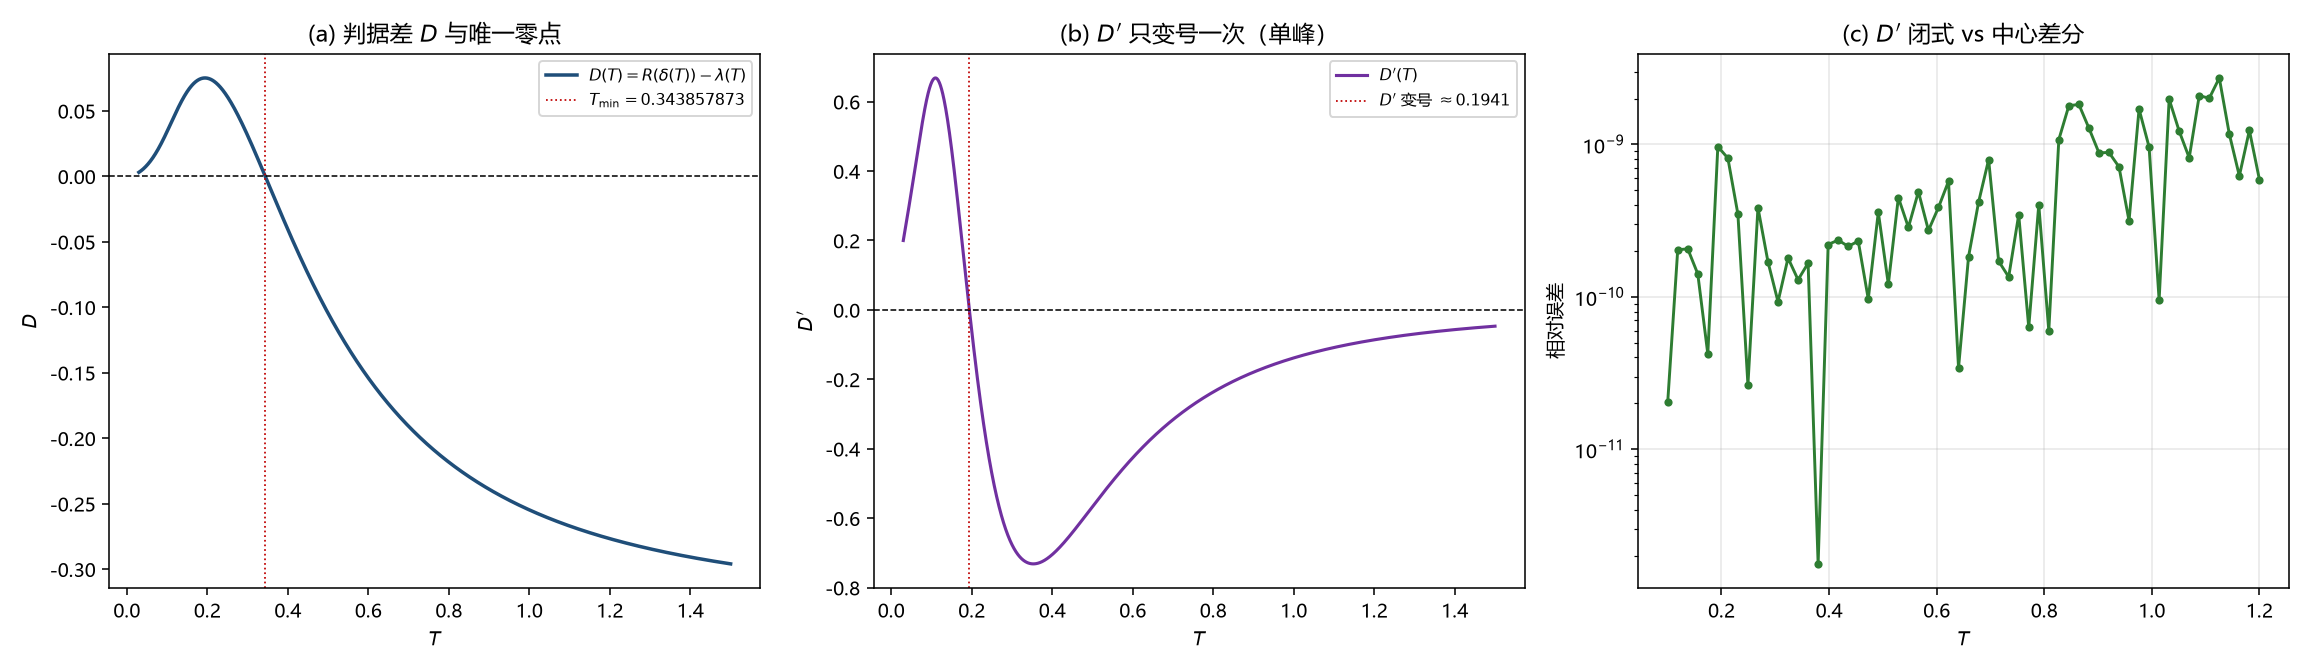

Reproduce this figure in Python.
# -*- coding: utf-8 -*-
"""第 205 轮数值核对：判据差 D(T)=R(δ(T))-λ(T) 的导数结构（G-188b-2j 前件）。

只作约束／反馈层旁证：不反充第一性输入、不据数值调参。
闭式全部取自 Spec v32：deficitDeriv / ratioFunDeriv / lambdaDeriv / criterionGapDeriv。
"""
import numpy as np
import matplotlib
matplotlib.use("Agg")
import matplotlib.pyplot as plt

plt.rcParams["font.sans-serif"] = ["Microsoft YaHei"]
plt.rcParams["axes.unicode_minus"] = False

NQ = 4001


def _grid(T):
    u = np.linspace(0.0, 1.0, NQ * 4 + 1)
    h = 1.0 / (2.0 * T)
    tanh = np.tanh(u * h)
    sech2 = 1.0 / np.cosh(u * h) ** 2
    return u, tanh, sech2


def shape_h(T):
    return np.tanh(1.0 / (2.0 * T))


def w_gap(T):
    u, tanh, _ = _grid(T)
    return np.trapezoid(2.0 * u * tanh, u)


def abs_w_deriv(T):
    u, _, sech2 = _grid(T)
    return np.trapezoid(u ** 2 * sech2, u) / T ** 2


def deficit(T):
    return 1.0 - w_gap(T) / shape_h(T)


def deficit_deriv(T):
    h = shape_h(T)
    s = 1.0 / np.cosh(1.0 / (2.0 * T)) ** 2
    wd = -abs_w_deriv(T)                      # w 单调减
    return -((wd * h + w_gap(T) * s / (2.0 * T ** 2)) / h ** 2)


def ratio(d):
    return d * (1.0 + d) / (1.0 - d)


def ratio_deriv(d):
    return (1.0 + 2.0 * d - d ** 2) / (1.0 - d) ** 2


def lam(T):
    return 1.0 / (T * np.sinh(1.0 / T))


def lam_deriv(T):
    return (np.cosh(1.0 / T) / T - np.sinh(1.0 / T)) / (T * np.sinh(1.0 / T)) ** 2


def gap(T):
    return ratio(deficit(T)) - lam(T)


def gap_deriv(T):
    return ratio_deriv(deficit(T)) * deficit_deriv(T) - lam_deriv(T)


def fd_gap_deriv(T, dT=1e-6):
    return (gap(T + dT) - gap(T - dT)) / (2.0 * dT)


print("=" * 72)
print("第 205 轮：判据差导数结构与交点定位的数值核对")
print("=" * 72)

# ---- 1. D' 闭式 vs 中心差分 ----
print("\n[1] D'(T) 闭式 vs 中心差分（dT=1e-6）")
for T in [0.10, 0.15, 0.20, 0.30, 0.3439, 0.45, 0.70, 1.00, 1.20]:
    a = gap_deriv(T)
    b = fd_gap_deriv(T)
    rel = abs(a - b) / max(abs(b), 1e-30)
    print(f"  T={T:7.4f}  D'={a: .6e}  FD={b: .6e}  rel={rel:.2e}")

# ---- 2. D 的值与零点 ----
print("\n[2] D 与 D' 的采样（T：δ／R／λ／D／D'）")
for T in [0.15, 0.1941, 0.30, 0.3439, 0.40, 0.70, 1.20]:
    d = deficit(T)
    print(f"  T={T:7.4f}  δ={d:.6f}  R={ratio(d):.6f}  λ={lam(T):.6f}  "
          f"D={gap(T): .6e}  D'={gap_deriv(T): .6e}")

Ts = np.linspace(0.03, 1.5, 3001)
D = np.array([gap(T) for T in Ts])
Dp = np.array([gap_deriv(T) for T in Ts])
sign_change = np.where(np.sign(Dp[:-1]) != np.sign(Dp[1:]))[0]
print("\n[3] D' 在 (0.03,1.5) 的变号点数 =", len(sign_change))
for i in sign_change:
    print(f"    变号于 T ∈ ({Ts[i]:.5f}, {Ts[i+1]:.5f})")

idx_max = int(np.argmax(D))
print(f"[4] D 的极大值 D={D[idx_max]:.6e} 于 T={Ts[idx_max]:.5f}（D'={(Dp[idx_max]): .3e}）")

zero = np.where(np.sign(D[:-1]) != np.sign(D[1:]))[0]
print("[5] D 的零点数 =", len(zero))
for i in zero:
    lo, hi = Ts[i], Ts[i + 1]
    for _ in range(80):
        mid = 0.5 * (lo + hi)
        if gap(lo) * gap(mid) <= 0:
            hi = mid
        else:
            lo = mid
    print(f"    T_min = {0.5*(lo+hi):.9f}   两端 D: {gap(Ts[i]): .3e} / {gap(Ts[i+1]): .3e}")

print(f"\n[6] 边界行为：T=0.03 -> D={gap(0.03): .3e}, T=1.50 -> D={gap(1.50): .3e}")
print("[7] δ' 全检：min =", min(deficit_deriv(T) for T in Ts), " 负值点 =",
      sum(1 for T in Ts if deficit_deriv(T) < 0))
print("[8] λ' 全检：min =", min(lam_deriv(T) for T in Ts), " 负值点 =",
      sum(1 for T in Ts if lam_deriv(T) < 0))

# ---- 图：三面板 ----
fig, ax = plt.subplots(1, 3, figsize=(16.5, 4.8))

ax[0].plot(Ts, D, color="#1f4e79", lw=1.8, label=r"$D(T)=R(\delta(T))-\lambda(T)$")
ax[0].axhline(0.0, color="k", lw=0.8, ls="--")
ax[0].axvline(0.343857873, color="#c00000", lw=0.9, ls=":",
              label=r"$T_{\min}=0.343857873$")
ax[0].set_xlabel(r"$T$")
ax[0].set_ylabel(r"$D$")
ax[0].set_title(r"(a) 判据差 $D$ 与唯一零点")
ax[0].legend(fontsize=8)

ax[1].plot(Ts, Dp, color="#7030a0", lw=1.6, label=r"$D'(T)$")
ax[1].axhline(0.0, color="k", lw=0.8, ls="--")
ax[1].axvline(0.1941, color="#c00000", lw=0.9, ls=":",
              label=r"$D'$ 变号 $\approx0.1941$")
ax[1].set_xlabel(r"$T$")
ax[1].set_ylabel(r"$D'$")
ax[1].set_title(r"(b) $D'$ 只变号一次（单峰）")
ax[1].legend(fontsize=8)

Ts2 = np.linspace(0.10, 1.20, 60)
rel = [abs(gap_deriv(T) - fd_gap_deriv(T)) / max(abs(fd_gap_deriv(T)), 1e-30) for T in Ts2]
ax[2].semilogy(Ts2, rel, "o-", ms=3.2, color="#2e7d32")
ax[2].set_xlabel(r"$T$")
ax[2].set_ylabel("相对误差")
ax[2].set_title(r"(c) $D'$ 闭式 vs 中心差分")
ax[2].grid(alpha=0.3)

fig.tight_layout()
fig.savefig("环15_判据差导数_数值核对.png", dpi=140)
print("\n[9] 图已保存：环15_判据差导数_数值核对.png")
